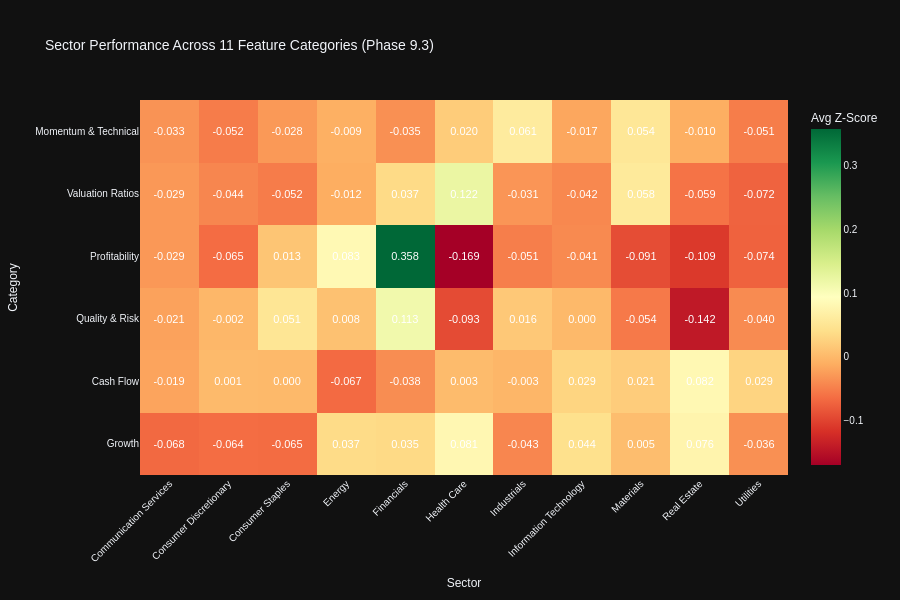

The code cell stored with this chart in its notebook:
### Code cell
# Visualization 1: Category Heatmaps (Sector × Category)
print("\n📊 Category Performance Heatmaps:")

# Compute category scores by averaging z-scores of metrics within each category
from scipy.stats import zscore

category_sector_scores = {}

for category_name, category_metrics in category_mapping.items():
    available_in_category = [m for m in category_metrics if m in all_stocks_scaled.columns]

    if len(available_in_category) == 0:
        print(f"  ⚠️ Skipping {category_name}: No available metrics")
        continue

    # Compute z-scores for available metrics and average by sector
    category_data = all_stocks_scaled[available_in_category + ['sector']].copy()

    # Convert to numeric and compute z-scores
    for col in available_in_category:
        category_data[col] = pd.to_numeric(category_data[col], errors='coerce')

    # Compute z-scores (handle NaNs)
    z_scored_data = category_data[available_in_category].apply(lambda x: zscore(x, nan_policy='omit'))
    category_data['category_score'] = z_scored_data.mean(axis=1)

    # Aggregate by sector
    sector_scores = category_data.groupby('sector')['category_score'].mean().sort_values(ascending=False)
    category_sector_scores[category_name] = sector_scores

# Create heatmap matrix
if category_sector_scores:
    heatmap_df = pd.DataFrame(category_sector_scores).T

    # Create interactive heatmap with value annotations
    # Following code_guidelines.md Section 17.1: Heatmaps and Conditional Formatting
    fig_category_heatmap = px.imshow(
            heatmap_df,
            labels=dict(x="Sector", y="Category", color="Avg Z-Score"),
            title="Sector Performance Across 11 Feature Categories (Phase 9.3)",
            color_continuous_scale="RdYlGn",  # Diverging scale for z-scores centered at zero
            aspect="auto",
            text_auto=".3f"  # ✅ Display values formatted to 3 decimals (Section 17.1)
            )

    # Enhanced styling per Section 17.1 style guidelines
    fig_category_heatmap.update_traces(
            textfont=dict(
                    size=11,
                    color='white',  # High contrast on diverging color scale
                    family='Arial'  # Standard sans-serif font (Section 17.4)
                    )
            )

    fig_category_heatmap.update_layout(
            height=600,
            xaxis_tickangle=-45,
            font=dict(size=10, family="Arial"),
            template="plotly_dark"  # ✅ Dark mode compatible theme (Section 17.1)
            )

    fig_category_heatmap.show()
    output_path = eda_output_dir / "phase93_category_sector_heatmap.html"
    fig_category_heatmap.write_html(output_path)

    print(f"\n✓ Category heatmap visualization complete")
    print(f"  Categories visualized: {len(category_sector_scores)}")
    print(f"  Sectors analyzed: {len(heatmap_df.columns)}")
    print(f"  Output: {output_path}")

    # Display top performing sector per category
    print(f"\n  🏆 Top Performing Sectors by Category:")
    for category, scores in list(category_sector_scores.items())[:5]:
        top_sector = scores.idxmax()
        top_score = scores.max()
        print(f"    {category}: {top_sector} (z-score: {top_score:.2f})")
else:
    print("  ⚠️ No category data available for visualization")

### Figure 1 — Plotly figure (JSON) as saved in the notebook; plotly's stock layout.template omitted (floating-point values rounded to 4 significant figures)
{"data": [{"coloraxis": "coloraxis", "name": "0", "texttemplate": "%{z:.3f}", "x": ["Communication Services", "Consumer Discretionary", "Consumer Staples", "Energy", "Financials", "Health Care", "Industrials", "Information Technology", "Materials", "Real Estate", "Utilities"], "y": ["Momentum & Technical", "Valuation Ratios", "Profitability", "Quality & Risk", "Cash Flow", "Growth"], "z": [[-0.03304, -0.05213, -0.02807, -0.009015, -0.03531, 0.01995, 0.06089, -0.01733, 0.05386, -0.009978, -0.05103], [-0.02938, -0.04362, -0.05202, -0.01169, 0.03659, 0.1223, -0.0313, -0.04231, 0.05764, -0.05931, -0.07236], [-0.02929, -0.06454, 0.01268, 0.08309, 0.3576, -0.1695, -0.05065, -0.04059, -0.09127, -0.109, -0.07366], [-0.02094, -0.00164, 0.05117, 0.008373, 0.113, -0.09299, 0.01587, -0.0001963, -0.05406, -0.1417, -0.03963], [-0.0192, 0.001223, -8.484e-05, -0.06664, -0.0377, 0.002507, -0.003022, 0.02945, 0.0207, 0.08164, 0.02923], [-0.06776, -0.06439, -0.06529, 0.03703, 0.0347, 0.0808, -0.04346, 0.0436, 0.004716, 0.07613, -0.03593]], "type": "heatmap", "xaxis": "x", "yaxis": "y", "hovertemplate": "Sector: %{x}<br>Category: %{y}<br>Avg Z-Score: %{z}<extra></extra>", "textfont": {"color": "white", "family": "Arial", "size": 11}}], "layout": {"xaxis": {"anchor": "y", "domain": [0.0, 1.0], "title": {"text": "Sector"}, "tickangle": -45}, "yaxis": {"anchor": "x", "domain": [0.0, 1.0], "autorange": "reversed", "title": {"text": "Category"}}, "coloraxis": {"colorbar": {"title": {"text": "Avg Z-Score"}}, "colorscale": [[0.0, "rgb(165,0,38)"], [0.1, "rgb(215,48,39)"], [0.2, "rgb(244,109,67)"], [0.3, "rgb(253,174,97)"], [0.4, "rgb(254,224,139)"], [0.5, "rgb(255,255,191)"], [0.6, "rgb(217,239,139)"], [0.7, "rgb(166,217,106)"], [0.8, "rgb(102,189,99)"], [0.9, "rgb(26,152,80)"], [1.0, "rgb(0,104,55)"]]}, "title": {"text": "Sector Performance Across 11 Feature Categories (Phase 9.3)"}, "font": {"size": 10, "family": "Arial"}, "height": 600}}
